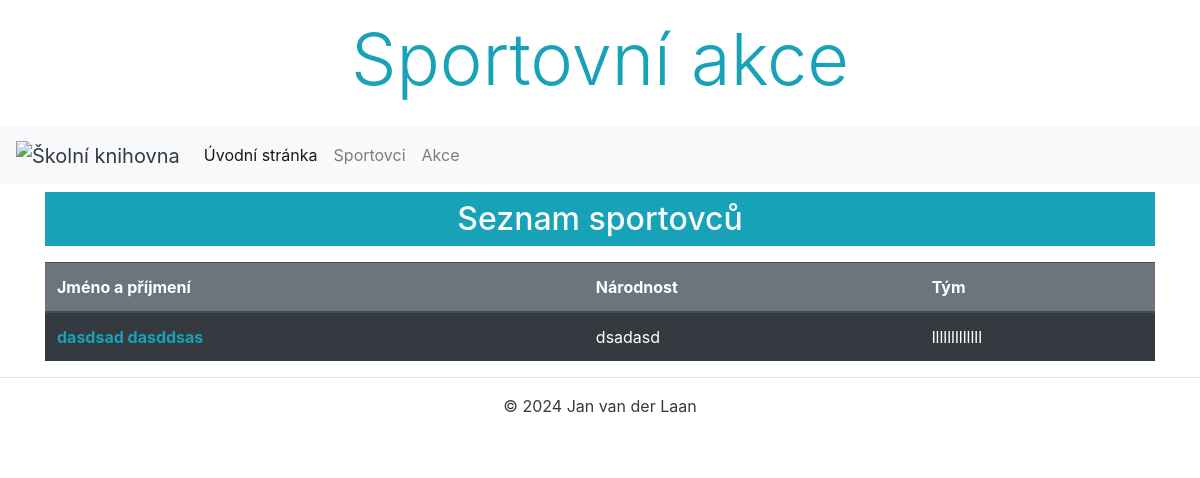
/app/sportovec/, run on an earlier commit of the app's database.
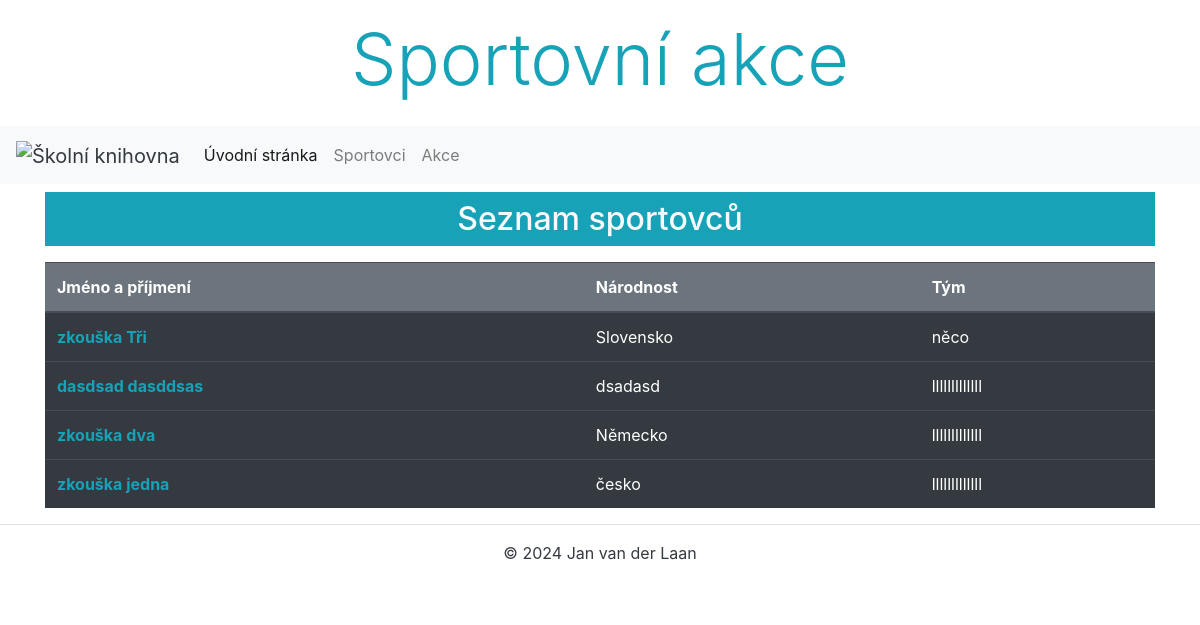
And on a later commit of the database.
### app/models.py (models this page shows, shortened)
class Sportovec(models.Model):
    jmeno = models.CharField(max_length=80, verbose_name='Jméno sportovce', help_text='Zadejte jméno sportovce')
    prijmeni = models.CharField(max_length=80, verbose_name='Příjmení spoertovce', help_text="Zadejte jméno sportovce")
    narodnost = models.CharField(max_length=50, verbose_name='Národnost sportovce', help_text='Zadejte národnost sportovce')
    narozeni = models.DateField(blank=True, null=True, verbose_name='Datum narození sportovce')
    vaha = models.PositiveIntegerField(blank=True, null=True, validators=[MaxValueValidator(1000), MinValueValidator(35)], verbose_name='Váha sportovce v kg')
    vyska = models.PositiveIntegerField(blank=True,null=True, validators=[MaxValueValidator(250), MinValueValidator(130)], verbose_name='Výška sportovce v cm')
    tym = models.ForeignKey('tym',verbose_name='Tým sportovce', on_delete=models.CASCADE)
    class Meta:
        ordering = ['prijmeni', 'jmeno']
        verbose_name = 'Sportovec'
        verbose_name_plural = 'Sportovci'

class Tym(models.Model):
    nazev = models.CharField(max_length=100, verbose_name='Název týmu')
    sport = models.CharField(max_length=50,verbose_name='Název sportu')
    zalozeni = models.DateField(blank=True,null=True, verbose_name='Datum založení týmu')
    class Meta:
        ordering = ['nazev']
        verbose_name = 'Tým'
        verbose_name_plural = 'Tým'
    def __str__(self):
        return f'{self.nazev}'

### app/views.py (the view)
# urls.py: path('sportovec/',SportovecList.as_view(),name='sportovec_list'),
class SportovecList(ListView):
    model = Sportovec
    template_name = 'sportovec/sportovec_list.html'
    context_object_name = 'sportovci'
    ordering = ['prijmeni']

### app/templates/sportovec/sportovec_list.html
{% extends 'base.html' %}
{% block content %}
    <h2 class="text-center bg-info text-light p-2 mt-2 mb-3">Seznam sportovců</h2>
        <table class="table table-dark auto-list">
            <thead class="bg-secondary">
                <tr>
                    <th>Jméno a příjmení </th>
                    <th>Národnost</th>
                    <th>Tým</th>
                </tr>
            </thead>
            <tbody>
                {% for sportovec in sportovci %}
                <tr>
                    <td><b><a href="{% url 'sportovec_detail' sportovec.id %}" class="text-info">{{ sportovec.jmeno }} {{ sportovec.prijmeni }}</a></b></td>
                    <td>{{ sportovec.narodnost }}</td>
                    <td>{{ sportovec.tym }}</td>
                {% endfor %}
            </tbody>
        </table>
{% endblock %}

### app/templates/base.html (shortened to what this page needs)
<!DOCTYPE html>
<html lang="cs">
<head>
    {% load static %}
    <link rel="stylesheet" href="{% static 'bootstrap/bootstrap.min.css' %}">
</head>
<body>
     {% include 'page/header.html' %}
    {% include 'page/navbar.html' %}
    <main class="container">
    {% block content %}{% endblock %}
    </main>
     {% include 'page/footer.html' %}
</body>
</html>

### app/templates/page/header.html
<header class="bg-white p-3 text-center">
    <h1 class="display-3 text-info">Sportovní akce</h1>
</header>

### app/templates/page/navbar.html (shortened to what this page needs)
{% load static %}
<nav class="navbar navbar-expand-sm navbar-light bg-light">
    <a class="navbar-brand text-dark" href="#"><img src="{% static 'img/skola-logo.png' %}" alt="Školní knihovna"></a>
    <div class="collapse navbar-collapse" id="collapsibleNavId">
        <ul class="navbar-nav mr-auto mt-2 mt-lg-0">
            <li class="nav-item active">
                <a class="nav-link" href="{% url 'index' %}">Úvodní stránka <span class="sr-only">(current)</span></a>
            </li>
            <li class="nav-item">
                <a class="nav-link" href="{% url 'sportovec_list' %}">Sportovci</a>
            </li>
            <li class="nav-item">
                <a class="nav-link" href="{% url 'akce_list' %}">Akce</a>
            </li>
        </ul>
    </div>
</nav>

### app/templates/page/footer.html
<footer class="container-fluid p-3 border-top">
    <p class="text-center text-dark">&copy; 2024 Jan van der Laan</p>
</footer>

What changed in the data, as far as the page shows it:
added Sportovec: jmeno "zkouška", prijmeni "Tři", narodnost "Slovensko", tym "něco"
added Sportovec: jmeno "zkouška", prijmeni "dva", narodnost "Německo", tym "lllllllllllll"
added Sportovec: jmeno "zkouška", prijmeni "jedna", narodnost "česko", tym "lllllllllllll"
